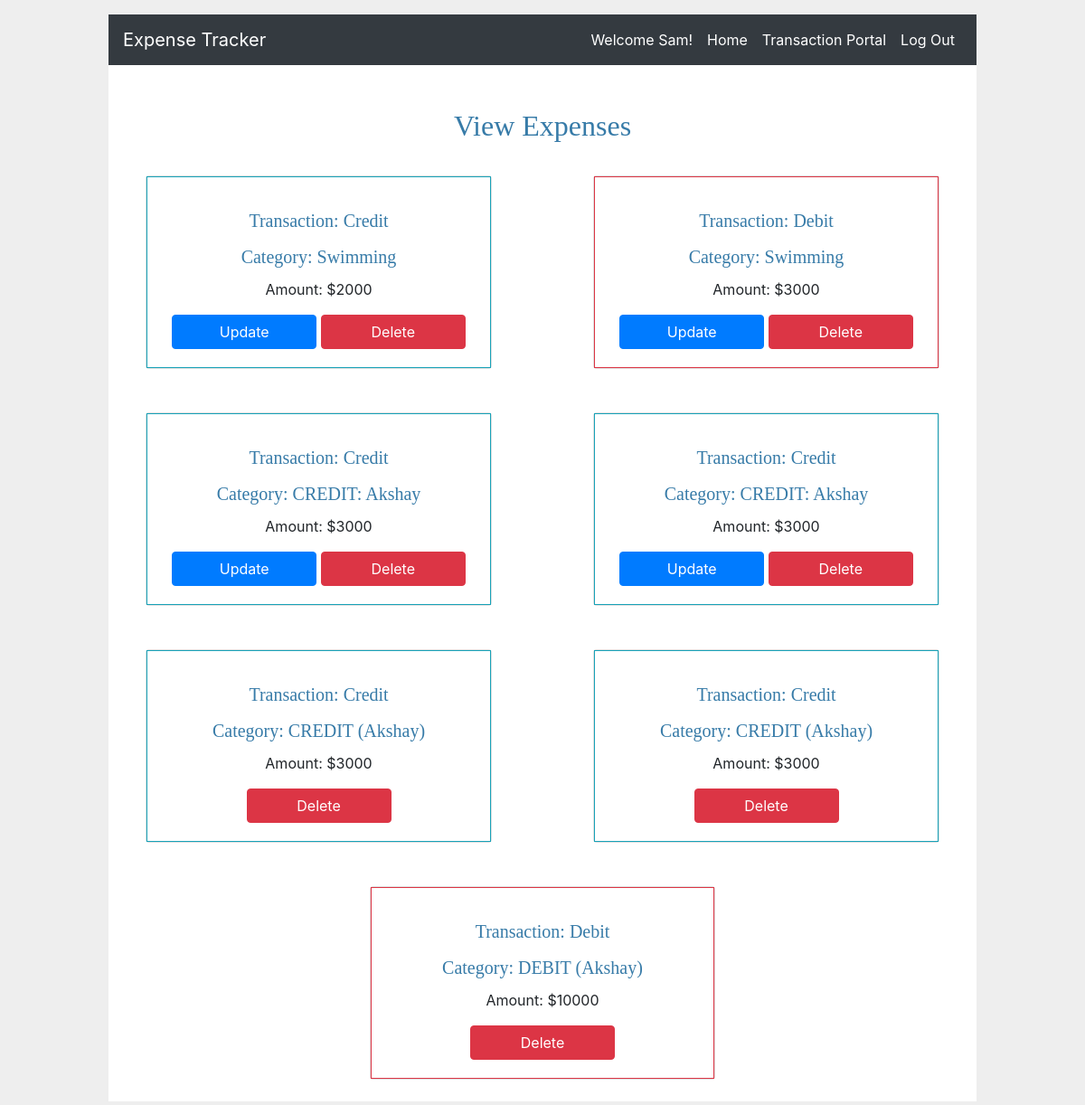
/expense/view (signed in), run on an earlier commit of the app's database.
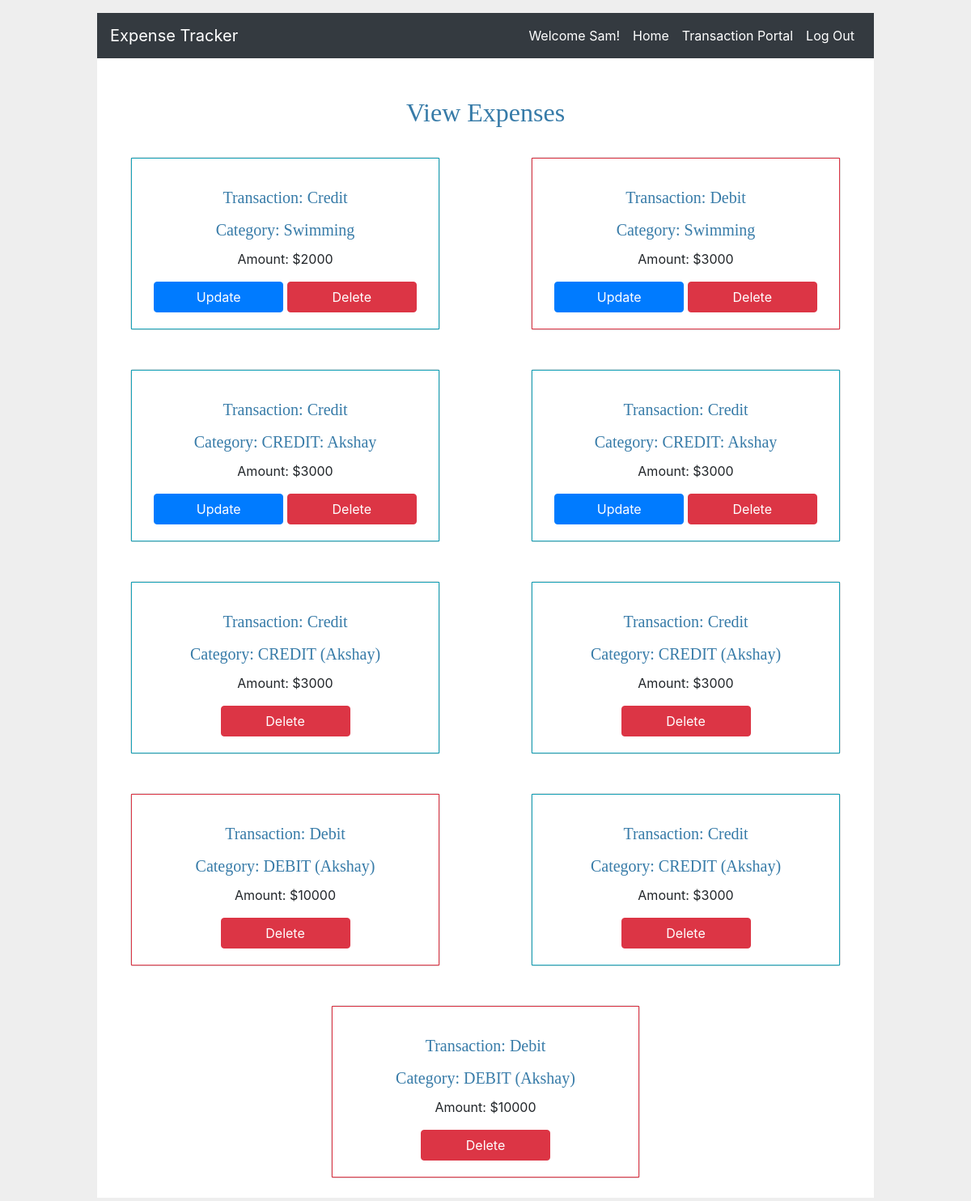
And on a later commit of the database.
### tables this page shows
CREATE TABLE user (
id INTEGER PRIMARY KEY AUTOINCREMENT,
username TEXT UNIQUE NOT NULL,
password TEXT NOT NULL,
budget INTEGER DEFAULT 0
);

CREATE TABLE expense (
id INTEGER PRIMARY KEY AUTOINCREMENT,
category_id INTEGER NOT NULL,
user_id INTEGER NOT NULL,
value INTEGER NOT NULL,
FOREIGN KEY(category_id) REFERENCES category(id),
FOREIGN KEY(user_id) REFERENCES user(id)
);

CREATE TABLE category (
id INTEGER PRIMARY KEY AUTOINCREMENT,
user_id INTEGER NOT NULL,
type TEXT NOT NULL,
FOREIGN KEY(user_id) REFERENCES user(id)
);

### flaskr/expense.py (the view)
@bp.route('/view', methods = ('GET', 'POST'))
@login_required
def view():
	db = get_db()
	error = None
	if request.method == 'POST':
		print('We are in view.post')
		print('Request form: ', request.form)
		key = list(request.form)[0]
		value = request.form[key].lower()
		operation_id = int(key.split('_')[1])
		print('Key: ', key, ' Value: ', value, 'Id: ', operation_id)
		if value == 'delete':
			error = 'Expense has been deleted'
			flash(error)
			db.execute(
				'DELETE FROM expense'
				' WHERE user_id = ? AND id = ?', (g.user['id'], operation_id)
			)
			db.commit()
		elif value == 'update':
			print('We are in update')
			return redirect(url_for('expense.update', operation_id = operation_id))
		return redirect(url_for('category.index'))
	else:
		all_expenses = db.execute(
			'SELECT e.id, e.category_id, e.user_id, e.value, c.type'
			' FROM expense e JOIN category c ON e.category_id = c.id'
			' WHERE e.user_id = ?', (g.user['id'],)
		).fetchall()
		if len(all_expenses) == 0:
			error = 'No expenses associated with your account. Please create an expense first!'
			flash(error)
			return redirect(url_for('category.index'))
		else:
			print('All expenses: ', all_expenses)
			return render_template('expense/view.html', all_expenses = all_expenses)

### flaskr/auth.py (called while the page is built)
@bp.before_app_request
def load_logged_in_user():
	user_id = session.get('user_id')
	if user_id is None:
		g.user = None
	else:
		g.user = get_db().execute(
			'SELECT * FROM user WHERE id = ?', (user_id,)
		).fetchone()
		print("Current user: ", g.user['username'])

def login_required(view):
    @functools.wraps(view)
    def wrapped_view(**kwargs):
        if g.user is None:
            return redirect(url_for('auth.login'))
        return view(**kwargs)
    return wrapped_view

### flaskr/db.py (called while the page is built)
def get_db():
	if 'db' not in g:
		g.db = sqlite3.connect(
				current_app.config['DATABASE'],
				detect_types = sqlite3.PARSE_DECLTYPES
				)
		'''
		sqlite3.Row tells the connection to return rows that behave like dicts.
		This allows accessing the columns by name.
		'''
		g.db.row_factory = sqlite3.Row
	return g.db

### flaskr/templates/expense/view.html
{% extends 'base.html' %}
{% block header %}
  <h2 class="card-title text-center mt-5">{% block title %}View Expenses{% endblock %}</h2>
{% endblock %}
{% block content %}
  <form method = "POST">
    <div class="row">
     {% for expense in all_expenses %}
        <div class="col-sm-5 my-4 mx-auto">
        	<div class="card">
            {% if expense['value'] >= 0 %}
            <div class="card-body text-center border border-info">
              <h5 class="card-title">Transaction: Credit</h5>
            {% else %}
            <div class="card-body text-center border border-danger">
              <h5 class="card-title">Transaction: Debit</h5>
            {% endif %}
              <h5 class="card-title">Category: {{expense['type']}}</h5>
              <p class="card-text">Amount: ${{ expense['value']|abs }}</p>
              {% if ((expense['type'].startswith('CREDIT (')) or (expense['type'].startswith('DEBIT ('))) %}
              <input type='submit' class="btn btn-danger" name="submit_{{expense['id']}}" value='Delete'>
              {% else %}
              <input type='submit' class="btn btn-primary" name="submit_{{expense['id']}}" value='Update'>
              <input type='submit' class="btn btn-danger" name="submit_{{expense['id']}}" value='Delete'>
              {% endif %}
            </div>
          </div>
        </div>
      {% endfor %}
    </div>
  </form>
{% endblock %}

### flaskr/templates/base.html (shortened to what this page needs)
<!DOCTYPE html>
<html lang="en">
  <head>
    <link rel="stylesheet" href="https://maxcdn.bootstrapcdn.com/bootstrap/4.0.0/css/bootstrap.min.css">
    <link rel="stylesheet" href="{{ url_for('static', filename='css/style.css') }}">
  </head>
  <body>
    <nav class="navbar navbar-expand-lg navbar-dark bg-dark">
      <span class="navbar-brand">Expense Tracker</span>
      <div class="collapse navbar-collapse" id="navbarTogglerDemo01">
        <ul class="navbar-nav ml-auto mt-2 mt-lg-0">
          {% if g.user %}
            <li class="nav-item active user">
              <span>Welcome {{ g.user['username'] }}!</span>
            </li>
            <li class="nav-item active">
              <a href="{{ url_for('index') }}">Home</a>
            </li>
            <li class="nav-item active">
              <a href="{{ url_for('user.sent') }}">Transaction Portal</a>
            </li>
            <li class="nav-item active">
              <a href="{{ url_for('auth.logout') }}">Log Out</a>
            </li>
          {% endif %}
        </ul>
      </div>
    </nav>
    {% block header %}{% endblock %}
    {% block content %}{% endblock %}
  </body>
</html>

### flaskr/static/css/style.css (style rules this page uses)
html { font-family: sans-serif; background: #eee; padding: 1rem; }
body { max-width: 960px; margin: 0 auto; background: white; }
h1, h2, h3, h4, h5, h6 { font-family: serif; color: #377ba8; margin: 1rem 0; }
a { color: #fff; }
nav { background: lightgray; display: flex; align-items: center; padding: 0 0.5rem; }
nav ul { display: flex; list-style: none; margin: 0; padding: 0; }
nav ul li a, nav ul li span, header .action { display: block; padding: 0.5rem; }
.user { color: #fff; }
input[type=submit] { align-self: start; min-width: 10em; }

What changed in the data, as far as the page shows it:
added expense: shows "Transaction: Credit", type "CREDIT (Akshay)", value|abs "3000"
added expense: shows "Transaction: Debit", type "DEBIT (Akshay)", value|abs "10000"
